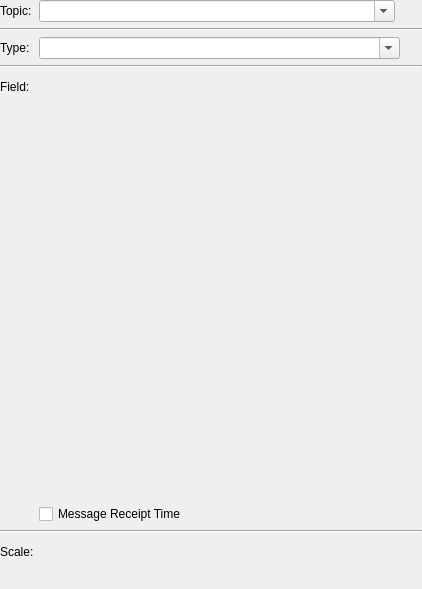
<?xml version="1.0" encoding="UTF-8"?>
<ui version="4.0">
 <class>CurveAxisConfigWidget</class>
 <widget class="QWidget" name="CurveAxisConfigWidget">
  <property name="geometry">
   <rect>
    <x>0</x>
    <y>0</y>
    <width>422</width>
    <height>589</height>
   </rect>
  </property>
  <property name="windowTitle">
   <string>Form</string>
  </property>
  <layout class="QGridLayout" name="gridLayout">
   <property name="horizontalSpacing">
    <number>5</number>
   </property>
   <property name="margin">
    <number>0</number>
   </property>
   <item row="4" column="0">
    <widget class="QLabel" name="label_2">
     <property name="minimumSize">
      <size>
       <width>0</width>
       <height>25</height>
      </size>
     </property>
     <property name="text">
      <string>Field:</string>
     </property>
    </widget>
   </item>
   <item row="8" column="0" colspan="2">
    <widget class="Line" name="line_2">
     <property name="orientation">
      <enum>Qt::Horizontal</enum>
     </property>
    </widget>
   </item>
   <item row="2" column="0">
    <widget class="QLabel" name="label_4">
     <property name="text">
      <string>Type:</string>
     </property>
    </widget>
   </item>
   <item row="2" column="1">
    <layout class="QHBoxLayout" name="horizontalLayout_7">
     <item>
      <widget class="rqt_multiplot::MessageTypeComboBox" name="comboBoxType">
       <property name="inputMethodHints">
        <set>Qt::ImhExclusiveInputMask</set>
       </property>
       <property name="editable">
        <bool>true</bool>
       </property>
      </widget>
     </item>
     <item>
      <widget class="rqt_multiplot::StatusWidget" name="statusWidgetType" native="true">
       <property name="minimumSize">
        <size>
         <width>22</width>
         <height>22</height>
        </size>
       </property>
       <property name="maximumSize">
        <size>
         <width>22</width>
         <height>22</height>
        </size>
       </property>
      </widget>
     </item>
    </layout>
   </item>
   <item row="0" column="1">
    <layout class="QHBoxLayout" name="horizontalLayout_3">
     <property name="spacing">
      <number>5</number>
     </property>
     <item>
      <widget class="rqt_multiplot::MessageTopicComboBox" name="comboBoxTopic">
       <property name="sizePolicy">
        <sizepolicy hsizetype="MinimumExpanding" vsizetype="Fixed">
         <horstretch>0</horstretch>
         <verstretch>0</verstretch>
        </sizepolicy>
       </property>
       <property name="inputMethodHints">
        <set>Qt::ImhExclusiveInputMask</set>
       </property>
       <property name="editable">
        <bool>true</bool>
       </property>
      </widget>
     </item>
     <item>
      <widget class="rqt_multiplot::StatusWidget" name="statusWidgetTopic" native="true">
       <property name="minimumSize">
        <size>
         <width>22</width>
         <height>22</height>
        </size>
       </property>
       <property name="maximumSize">
        <size>
         <width>22</width>
         <height>22</height>
        </size>
       </property>
      </widget>
     </item>
    </layout>
   </item>
   <item row="3" column="0" colspan="2">
    <widget class="Line" name="line">
     <property name="orientation">
      <enum>Qt::Horizontal</enum>
     </property>
    </widget>
   </item>
   <item row="10" column="0">
    <widget class="QLabel" name="label_3">
     <property name="minimumSize">
      <size>
       <width>0</width>
       <height>25</height>
      </size>
     </property>
     <property name="text">
      <string>Scale:</string>
     </property>
    </widget>
   </item>
   <item row="0" column="0">
    <widget class="QLabel" name="label">
     <property name="text">
      <string>Topic:</string>
     </property>
    </widget>
   </item>
   <item row="5" column="0">
    <spacer name="verticalSpacer">
     <property name="orientation">
      <enum>Qt::Vertical</enum>
     </property>
     <property name="sizeHint" stdset="0">
      <size>
       <width>20</width>
       <height>40</height>
      </size>
     </property>
    </spacer>
   </item>
   <item row="1" column="0" colspan="2">
    <widget class="Line" name="line_3">
     <property name="orientation">
      <enum>Qt::Horizontal</enum>
     </property>
    </widget>
   </item>
   <item row="4" column="1" rowspan="2">
    <layout class="QGridLayout" name="gridLayout_2">
     <item row="0" column="1">
      <widget class="rqt_multiplot::StatusWidget" name="statusWidgetField" native="true">
       <property name="minimumSize">
        <size>
         <width>22</width>
         <height>22</height>
        </size>
       </property>
       <property name="maximumSize">
        <size>
         <width>22</width>
         <height>22</height>
        </size>
       </property>
      </widget>
     </item>
     <item row="0" column="0" rowspan="2">
      <widget class="rqt_multiplot::MessageFieldWidget" name="widgetField" native="true">
       <property name="sizePolicy">
        <sizepolicy hsizetype="MinimumExpanding" vsizetype="MinimumExpanding">
         <horstretch>0</horstretch>
         <verstretch>0</verstretch>
        </sizepolicy>
       </property>
      </widget>
     </item>
     <item row="2" column="0">
      <widget class="QCheckBox" name="checkBoxFieldReceiptTime">
       <property name="text">
        <string>Message Receipt Time</string>
       </property>
      </widget>
     </item>
    </layout>
   </item>
   <item row="10" column="1" rowspan="2">
    <layout class="QGridLayout" name="gridLayout_3">
     <item row="0" column="1">
      <widget class="rqt_multiplot::StatusWidget" name="statusWidgetScale" native="true">
       <property name="minimumSize">
        <size>
         <width>22</width>
         <height>22</height>
        </size>
       </property>
       <property name="maximumSize">
        <size>
         <width>22</width>
         <height>22</height>
        </size>
       </property>
      </widget>
     </item>
     <item row="0" column="0" rowspan="2">
      <widget class="rqt_multiplot::CurveAxisScaleWidget" name="widgetScale" native="true">
       <property name="sizePolicy">
        <sizepolicy hsizetype="MinimumExpanding" vsizetype="Preferred">
         <horstretch>0</horstretch>
         <verstretch>0</verstretch>
        </sizepolicy>
       </property>
       <property name="minimumSize">
        <size>
         <width>0</width>
         <height>50</height>
        </size>
       </property>
      </widget>
     </item>
    </layout>
   </item>
  </layout>
 </widget>
 <customwidgets>
  <customwidget>
   <class>rqt_multiplot::MessageTopicComboBox</class>
   <extends>QComboBox</extends>
   <header location="global">rqt_multiplot/MessageTopicComboBox.h</header>
  </customwidget>
  <customwidget>
   <class>rqt_multiplot::MessageTypeComboBox</class>
   <extends>QComboBox</extends>
   <header location="global">rqt_multiplot/MessageTypeComboBox.h</header>
  </customwidget>
  <customwidget>
   <class>rqt_multiplot::StatusWidget</class>
   <extends>QWidget</extends>
   <header location="global">rqt_multiplot/StatusWidget.h</header>
   <container>1</container>
  </customwidget>
  <customwidget>
   <class>rqt_multiplot::MessageFieldWidget</class>
   <extends>QWidget</extends>
   <header location="global">rqt_multiplot/MessageFieldWidget.h</header>
   <container>1</container>
  </customwidget>
  <customwidget>
   <class>rqt_multiplot::CurveAxisScaleWidget</class>
   <extends>QWidget</extends>
   <header location="global">rqt_multiplot/CurveAxisScaleWidget.h</header>
   <container>1</container>
  </customwidget>
 </customwidgets>
 <resources/>
 <connections/>
</ui>
